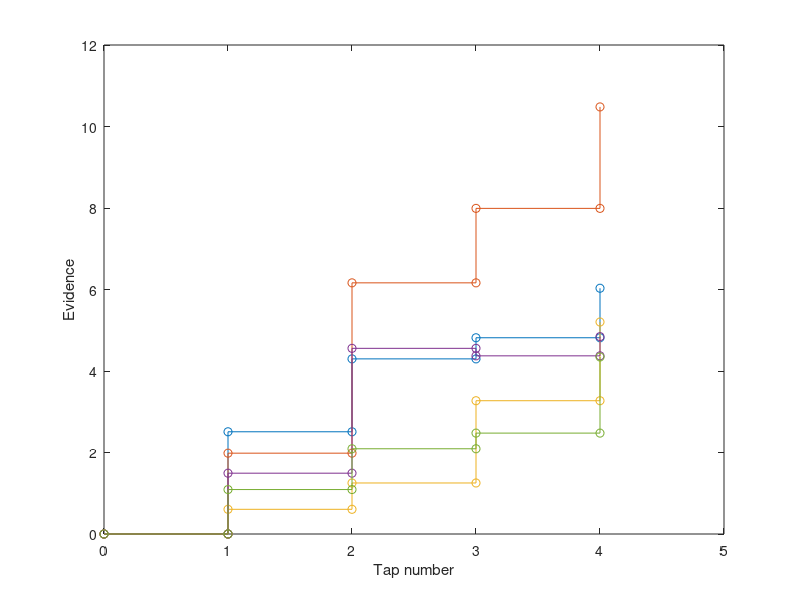

This figure's MATLAB source:
%% Parameters
% mean evidence (-0.4, 0.8, or 1.5)
mu = 1.5;

% Standard deviation of evidence
theta = 1;

% Number of trials
ntrials = 5;

% Number of taps per trial
ntaps = 4;

%% Simulation
% Generate and accumulate evidence
randmat = randn(ntrials, ntaps) + mu;
randmat2 = cumsum(randmat,2);

%% Plotting
% Initate matrices to store reformatted data
accum_evi = zeros(ntrials, (ntaps-1)*2+1);
tap_num = zeros(ntaps * 2,1);

% Reformat data for plotting
accum_evi(:,1) = randmat2(:,1);
accum_evi(:,2) = randmat2(:,1);
tap_num(1) = 0;
tap_num(2) = 1;
tap_num(3) = 1;

for i = 1 : (ntaps-1)
    ind1 = (i-1)*2+1;
    ind2 = i*2;
    
    accum_evi(:,ind1:ind2) = repmat(randmat2(:,i),[1,2]);
    tap_num((ind1+3) : (ind2+3)) = i+1;
end

accum_evi(:,end) = randmat2(:,ntaps);
accum_evi = [zeros(2,ntrials);accum_evi'];

% Plot
plot(tap_num,accum_evi,'o-')
xlim([0 5])
xlabel('Tap number')
ylabel('Evidence')